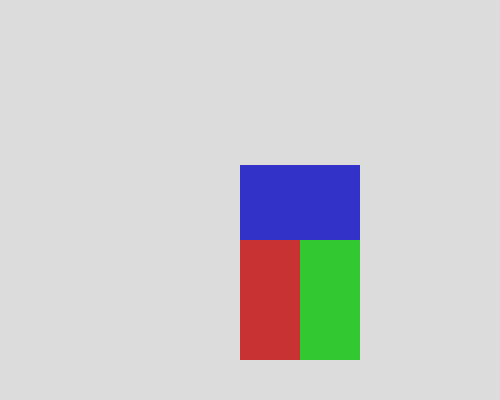
Frame 1 (no input)
Frame 60 (no input): identical to frame 1, image omitted
Frame 120 (the mouse pressed at the canvas centre since frame 60): identical to frame 1, image omitted

The p5.js sketch that drew this single still picture (run headless with seeded random() and noise() and a simulated clock; from frame 60 on, the mouse is pressed at the canvas centre):

// p5.js sketch
// ── sketch.js
function setup() {
  createCanvas(500, 400);
  rectMode(CENTER);
  noStroke();
}

function draw() {
  background(220);
  scale(1.5)
  let x = 200;
  let y = 200;

  //translate(2*x, 0)
  //scale(-1, 1)

  fill(200,50,50)
  rect(x-20, y, 40, 80);
  fill(50,200,50)
  rect(x+20, y, 40, 80);
  fill(50,50,200)
  rect(x, y-65, 80, 50)
}
